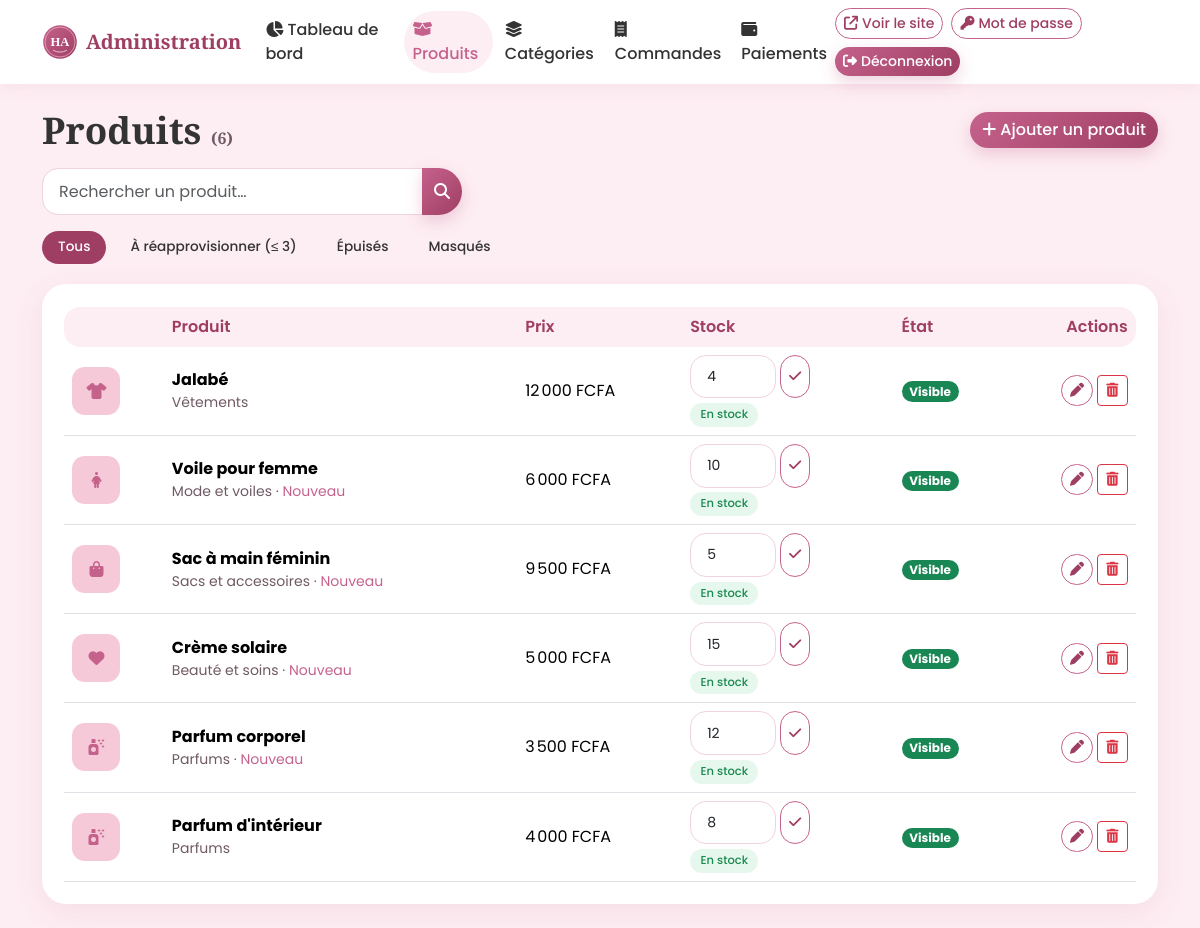
Before: /admin/produits.php (signed in) with the older database file.
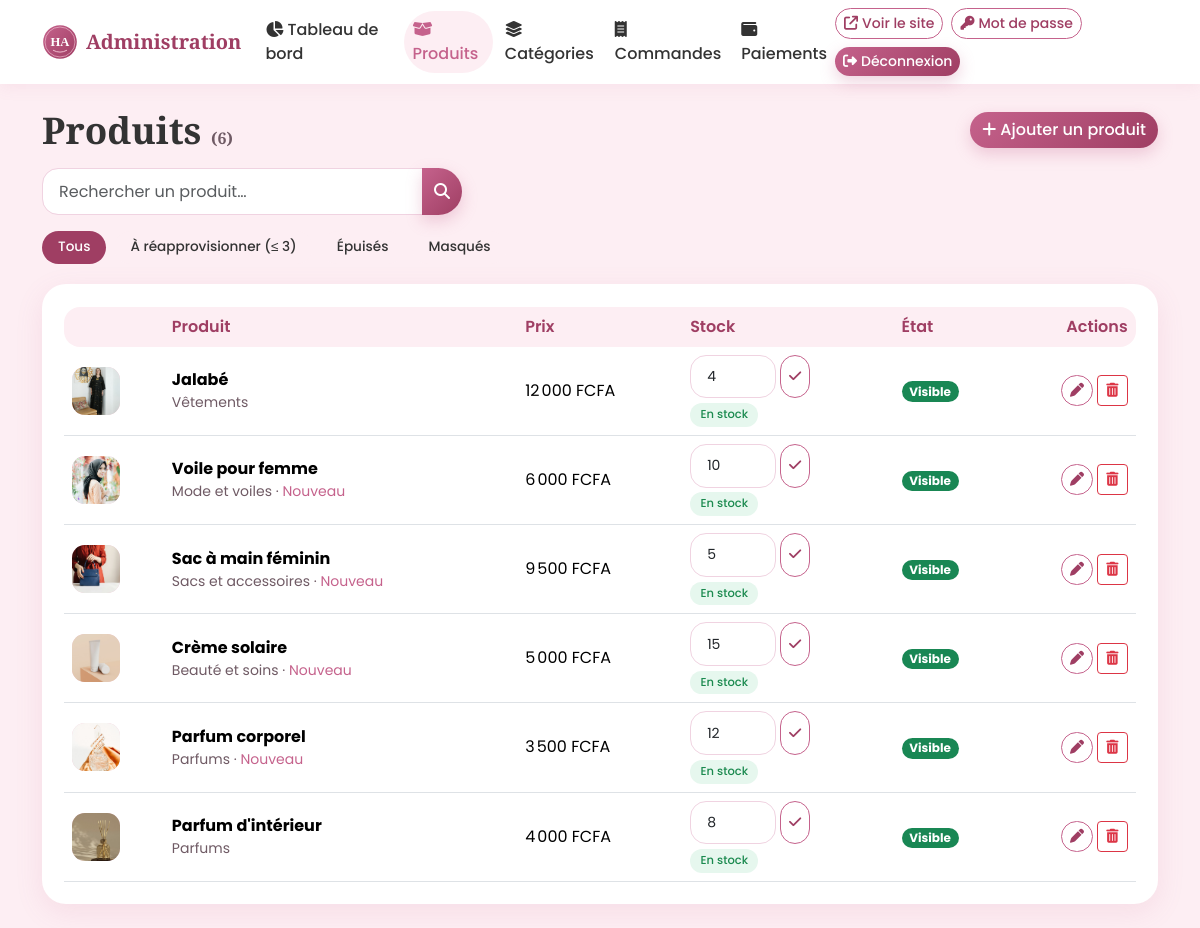
After: the same page with the newer database file.
### tables this page shows
CREATE TABLE IF NOT EXISTS produits (
  id INT AUTO_INCREMENT PRIMARY KEY,
  categorie_id INT NULL,
  nom VARCHAR(150) NOT NULL,
  description TEXT NULL,
  prix INT NOT NULL DEFAULT 0,
  stock INT NOT NULL DEFAULT 0,
  image VARCHAR(120) NULL,
  nouveau TINYINT(1) NOT NULL DEFAULT 0,
  actif TINYINT(1) NOT NULL DEFAULT 1,
  created_at TIMESTAMP NOT NULL DEFAULT CURRENT_TIMESTAMP,
  date_modification TIMESTAMP NULL DEFAULT NULL ON UPDATE CURRENT_TIMESTAMP,
  INDEX idx_produits_actif (actif),
  CONSTRAINT fk_produit_categorie FOREIGN KEY (categorie_id) REFERENCES categories(id) ON DELETE SET NULL,
  CONSTRAINT chk_produits_stock CHECK (stock >= 0),
  CONSTRAINT chk_produits_prix CHECK (prix >= 0)
);

CREATE TABLE IF NOT EXISTS categories (
  id INT AUTO_INCREMENT PRIMARY KEY,
  nom VARCHAR(100) NOT NULL,
  description TEXT NULL,
  icone VARCHAR(50) NOT NULL DEFAULT 'fa-gem',
  created_at TIMESTAMP NOT NULL DEFAULT CURRENT_TIMESTAMP
);

### includes/db.php (called while the page is built)
<?php
function db(): PDO
{
    static $pdo = null;
    if ($pdo === null) {
        $dsn = defined('DB_DSN')
            ? DB_DSN
            : sprintf('mysql:host=%s;dbname=%s;charset=utf8mb4', DB_HOST, DB_NAME);
        try {
            $pdo = new PDO($dsn, DB_USER, DB_PASS, [
                PDO::ATTR_ERRMODE            => PDO::ERRMODE_EXCEPTION,
                PDO::ATTR_DEFAULT_FETCH_MODE => PDO::FETCH_ASSOC,
                PDO::ATTR_EMULATE_PREPARES   => false,
            ]);
        } catch (PDOException $e) {
            http_response_code(500);
            exit('Connexion à la base de données impossible. Vérifiez le fichier config.php.');
        }
    }
    return $pdo;
}

### includes/functions.php (called while the page is built, shortened)
<?php
require_once __DIR__ . '/db.php';
function e($v): string
{
    return htmlspecialchars((string)$v, ENT_QUOTES, 'UTF-8');
}
function fcfa($n): string
{
    return number_format((int)$n, 0, ',', "\u{202F}") . ' FCFA';
}
function base_url(string $path = ''): string
{
    return BASE_URL . '/' . ltrim($path, '/');
}
function stock_info(int $stock): array
{
    return ['En stock', 'ok'];
}
function product_image(?string $img): ?string
{
    return $img ? base_url('uploads/' . rawurlencode($img)) : null;
}
    ?>

### admin/produits.php (the view, shortened to what the changed rows need)
<?php
require __DIR__ . '/_header.php';
$filtreStock = $_GET['stock'] ?? '';
$sql = 'SELECT p.*, c.nom AS categorie, c.icone FROM produits p LEFT JOIN categories c ON c.id = p.categorie_id WHERE 1 = 1';
$params = [];
if ($filtreStock === 'epuise') {
    $sql .= ' AND p.stock <= 0';
} elseif ($filtreStock === 'faible') {
    $sql .= ' AND p.stock <= ?';
    $params[] = SEUIL_STOCK;
} elseif ($filtreStock === 'masques') {
    $sql .= ' AND p.actif = 0';
} else {
    $filtreStock = '';
}
$sql .= $filtreStock === 'faible' ? ' ORDER BY p.stock, p.nom' : ' ORDER BY p.id DESC';
$st = db()->prepare($sql);
$st->execute($params);
$produits = $st->fetchAll();
?>
<div class="d-flex flex-wrap justify-content-between align-items-center gap-2 mb-3">
  <h1 class="page-title mb-0">Produits <small class="text-muted fs-6">(<?= count($produits) ?>)</small></h1>
</div>
<div class="panel">
<?php if ($produits): ?>
  <div class="table-responsive">
    <table class="table table-rose align-middle mb-0">
      <thead><tr><th></th><th>Produit</th><th>Prix</th><th>Stock</th><th>État</th><th class="text-end">Actions</th></tr></thead>
      <tbody>
      <?php foreach ($produits as $p): $img = product_image($p['image']); ?>
        <tr class="<?= $p['actif'] ? '' : 'opacity-50' ?>">
          <td><?php if ($img): ?><img class="admin-thumb" src="<?= e($img) ?>" alt=""><?php else: ?><span class="admin-thumb"><i class="fa-solid <?= e($p['icone'] ?? 'fa-gem') ?>"></i></span><?php endif; ?></td>
          <td><strong><?= e($p['nom']) ?></strong><div class="small text-muted"><?= e($p['categorie'] ?? 'Sans catégorie') ?><?= $p['nouveau'] ? ' · <span style="color:var(--rose)">Nouveau</span>' : '' ?></div></td>
          <td class="text-nowrap"><?= fcfa($p['prix']) ?></td>
          <td>
            <form method="post" class="d-flex gap-1" style="width:120px">
              <input type="number" name="stock" min="0" value="<?= (int)$p['stock'] ?>" class="form-control form-control-sm">
              <button class="btn btn-outline-rose btn-sm" title="Enregistrer le stock"><i class="fa-solid fa-check"></i></button>
            </form>
            <?php [$sl, $sc] = stock_info((int)$p['stock']); ?><span class="stock-badge stock-<?= e($sc) ?> d-inline-block"><?= e($sl) ?></span>
          </td>
          <td>
            <form method="post">
              <button class="badge rounded-pill border-0 text-bg-<?= $p['actif'] ? 'success' : 'secondary' ?>" title="Cliquer pour changer"><?= $p['actif'] ? 'Visible' : 'Masqué' ?></button>
            </form>
          </td>
          <td class="text-end text-nowrap">
            <a class="btn btn-outline-rose btn-sm" href="produit_form.php?id=<?= (int)$p['id'] ?>"><i class="fa-solid fa-pen"></i></a>
            <form method="post" class="d-inline" onsubmit="return confirm('Supprimer définitivement ce produit ?')">
              <button class="btn btn-outline-danger btn-sm"><i class="fa-solid fa-trash-can"></i></button>
            </form>
          </td>
        </tr>
      <?php endforeach; ?>
      </tbody>
    </table>
  </div>
<?php else: ?>
  <p class="text-muted text-center mb-0 py-4">Aucun produit. <a href="produit_form.php">Ajoutez le premier !</a></p>
<?php endif; ?>
</div>
<?php require __DIR__ . '/_footer.php'; ?>

Changed rows visible on the page:
changed produits "Jalabé": image: picture added
changed produits "Voile pour femme": image: picture added
changed produits "Sac à main féminin": image: picture added
changed produits "Crème solaire": image: picture added
changed produits "Parfum corporel": image: picture added
changed produits "Parfum d'intérieur": image: picture added
